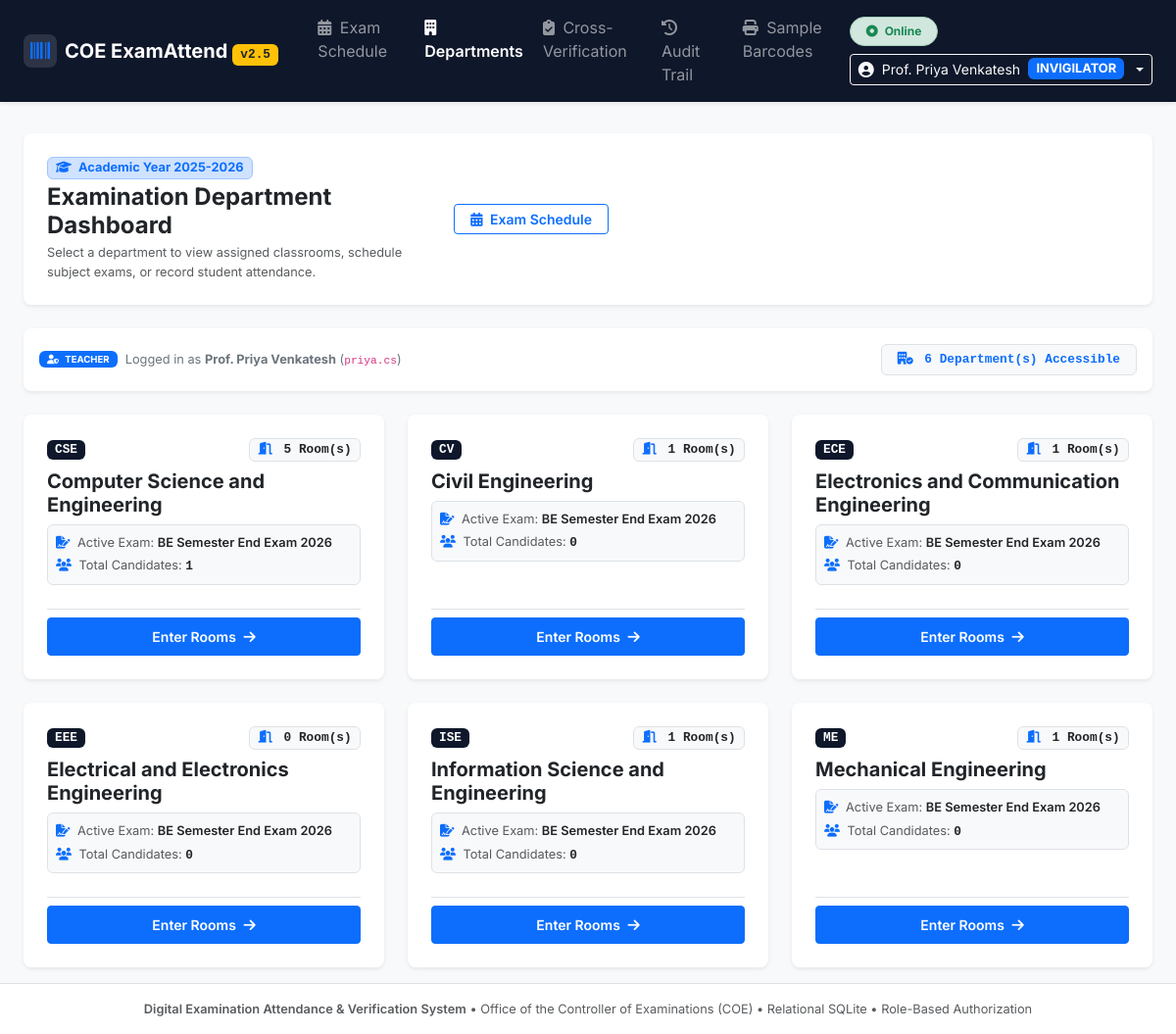
/departments (signed in), run on the app's committed database.
### tables this page shows
CREATE TABLE departments (
        id INTEGER PRIMARY KEY AUTOINCREMENT,
        code TEXT UNIQUE NOT NULL,
        name TEXT NOT NULL,
        created_at TEXT DEFAULT CURRENT_TIMESTAMP
    );

### app.py (the view)
@app.route('/departments')
@login_required
def departments_view():
    conn = get_db()
    cursor = conn.cursor()
    cursor.execute('''
        SELECT d.*,
               COUNT(DISTINCT c.id) as classroom_count,
               COUNT(DISTINCT s.id) as candidate_count
        FROM departments d
        LEFT JOIN classrooms c ON c.department_id = d.id
        LEFT JOIN students_master s ON s.department_id = d.id
        GROUP BY d.id
        ORDER BY d.code ASC
    ''')
    departments = [dict(row) for row in cursor.fetchall()]
    authorized_dept_codes = [d['code'] for d in departments]
    all_departments = departments
    conn.close()
    return render_template('departments.html', departments=departments, authorized_dept_codes=authorized_dept_codes, all_departments=all_departments)

### app.py (called while the page is built)
@app.context_processor
def inject_globals():
    return {
        'get_ist_now': get_ist_now
    }

def login_required(f):
    @wraps(f)
    def decorated_function(*args, **kwargs):
        if not session.get('user_id'):
            if request.path.startswith('/api/'):
                return jsonify({'success': False, 'message': 'Authentication required. Please log in.'}), 401
            return redirect(url_for('login', next=request.path))
        return f(*args, **kwargs)
    return decorated_function

### database.py (called while the page is built)
def get_db(db_path=None):
    path = db_path or DB_PATH
    conn = sqlite3.connect(path, timeout=30.0)
    try:
        conn.execute("PRAGMA journal_mode=WAL;")
    except Exception:
        pass
    conn.execute("PRAGMA busy_timeout=15000;")
    conn.execute("PRAGMA foreign_keys=ON;")
    conn.row_factory = sqlite3.Row
    return conn

### templates/departments.html (shortened to what this page needs)
{% extends 'base.html' %}
{% block content %}
<div class="container-fluid px-3 px-md-4">
    <div class="card border-0 shadow-sm mb-3 mb-md-4 bg-white rounded-3">
        <div class="card-body p-3 p-md-4">
            <div class="d-flex flex-column flex-md-row align-items-start align-items-md-center justify-content-between gap-3">
                <div>
                    <div class="d-flex flex-wrap align-items-center gap-2 mb-1">
                        <span class="badge bg-primary-subtle text-primary border border-primary-subtle px-2 py-1 fs-7">
                            <i class="fa-solid fa-graduation-cap me-1"></i> Academic Year 2025-2026
                        </span>
                    </div>
                    <h4 class="fw-bold mb-1 text-dark">Examination Department Dashboard</h4>
                    <p class="text-muted fs-7 mb-0">
                        Select a department to view assigned classrooms, schedule subject exams, or record student attendance.
                    </p>
                </div>
                <div class="d-flex flex-wrap gap-2 w-100 w-md-auto">
                    <a href="/exams" class="btn btn-outline-primary btn-sm px-3 fw-semibold flex-grow-1 flex-md-grow-0">
                        <i class="fa-solid fa-calendar-days me-1"></i> Exam Schedule
                    </a>
                </div>
            </div>
        </div>
    </div>
    <div class="card border-0 shadow-sm bg-white mb-3 mb-md-4 rounded-3">
        <div class="card-body p-3">
            <div class="d-flex flex-column flex-md-row align-items-start align-items-md-center justify-content-between gap-2">
                <div class="d-flex align-items-center gap-2 fs-7 text-secondary flex-wrap">
                    <span class="badge bg-primary text-white px-2 py-1">
                        <i class="fa-solid fa-user-shield me-1"></i> {{ session.get('role', 'TEACHER') }}
                    </span>
                    <span>Logged in as <strong>{{ session.get('full_name') }}</strong> (<code>{{ session.get('username') }}</code>)</span>
                </div>
                <div>
                    <span class="badge bg-light text-primary border font-monospace fs-7 px-3 py-2">
                        <i class="fa-solid fa-building-circle-check me-1"></i> {{ departments|length }} Department(s) Accessible
                    </span>
                </div>
            </div>
        </div>
    </div>
    <div class="row g-3 g-md-4">
        {% for dept in departments %}
        <div class="col-12 col-md-6 col-lg-4">
            <div class="card border-0 shadow-sm h-100 dept-card bg-white position-relative overflow-hidden transition-all rounded-3">
                <div class="card-body p-3 p-md-4 d-flex flex-column justify-content-between">
                    <div>
                        <div class="d-flex align-items-center justify-content-between mb-2">
                            <span class="badge bg-navy text-white font-monospace px-2 py-1 fs-7">
                                {{ dept.code }}
                            </span>
                            <span class="badge bg-light text-dark border fs-7 font-monospace">
                                <i class="fa-solid fa-door-open text-primary me-1"></i> {{ dept.classroom_count }} Room(s)
                            </span>
                        </div>
                        <h5 class="fw-bold text-dark mb-2">{{ dept.name }}</h5>
                        <div class="text-muted fs-7 mb-3 bg-light p-2 rounded border">
                            <div class="mb-1">
                                <i class="fa-solid fa-file-signature text-primary me-1"></i> Active Exam:
                                <span class="text-dark fw-semibold">{{ dept.active_exam or 'BE Semester End Exam 2026' }}</span>
                            </div>
                            <div>
                                <i class="fa-solid fa-users text-primary me-1"></i> Total Candidates:
                                <span class="text-dark fw-semibold font-monospace">{{ dept.candidate_count or 0 }}</span>
                            </div>
                        </div>
                    </div>
                    <div class="pt-2 border-top mt-2">
                        <div class="d-flex gap-2">
                            <a href="/departments/{{ dept.id }}/classrooms" class="btn btn-primary btn-sm px-3 fw-semibold flex-grow-1 py-2">
                                Enter Rooms <i class="fa-solid fa-arrow-right ms-1"></i>
                            </a>
                        </div>
                    </div>
                </div>
            </div>
        </div>
        {% endfor %}
    </div>
</div>
{% endblock %}

### static/css/style.css (style rules this page uses)
:root { --navy-blue: #0f172a; --navy-surface: #1e293b; --primary-blue: #2563eb; --emerald-green: #059669; --crimson-red: #dc2626; --amber-warning: #d97706; }
body { font-family: 'Inter', system-ui, -apple-system, sans-serif; color: #1e293b; background-color: #f8fafc; }
.bg-navy { background-color: var(--navy-blue) !important; }
.fs-7 { font-size: 0.8rem !important; }
.card { border-radius: 12px; border: 1px solid #e2e8f0; }

### data on the page
departments: code "CSE", classroom_count "5", name "Computer Science and Engineering", active_exam "BE Semester End Exam 2026", id "1"
departments: code "CV", classroom_count "1", name "Civil Engineering", active_exam "BE Semester End Exam 2026", candidate_count "0"
departments: code "ECE", classroom_count "1", name "Electronics and Communication Engineering", active_exam "BE Semester End Exam 2026", candidate_count "0"
departments: code "EEE", classroom_count "0", name "Electrical and Electronics Engineering", active_exam "BE Semester End Exam 2026", candidate_count "0"
departments: code "ISE", classroom_count "1", name "Information Science and Engineering", active_exam "BE Semester End Exam 2026", candidate_count "0"
departments: code "ME", classroom_count "1", name "Mechanical Engineering", active_exam "BE Semester End Exam 2026", candidate_count "0"

### other printed values
{{ session.get('full_name', 'User') }} "Prof. Priya Venkatesh"
{{ session.get('role', 'TEACHER') }} "TEACHER"
{{ session.get('full_name') }} "Prof. Priya Venkatesh"
{{ session.get('username') }} "priya.cs"
{{ departments|length }} "6"
